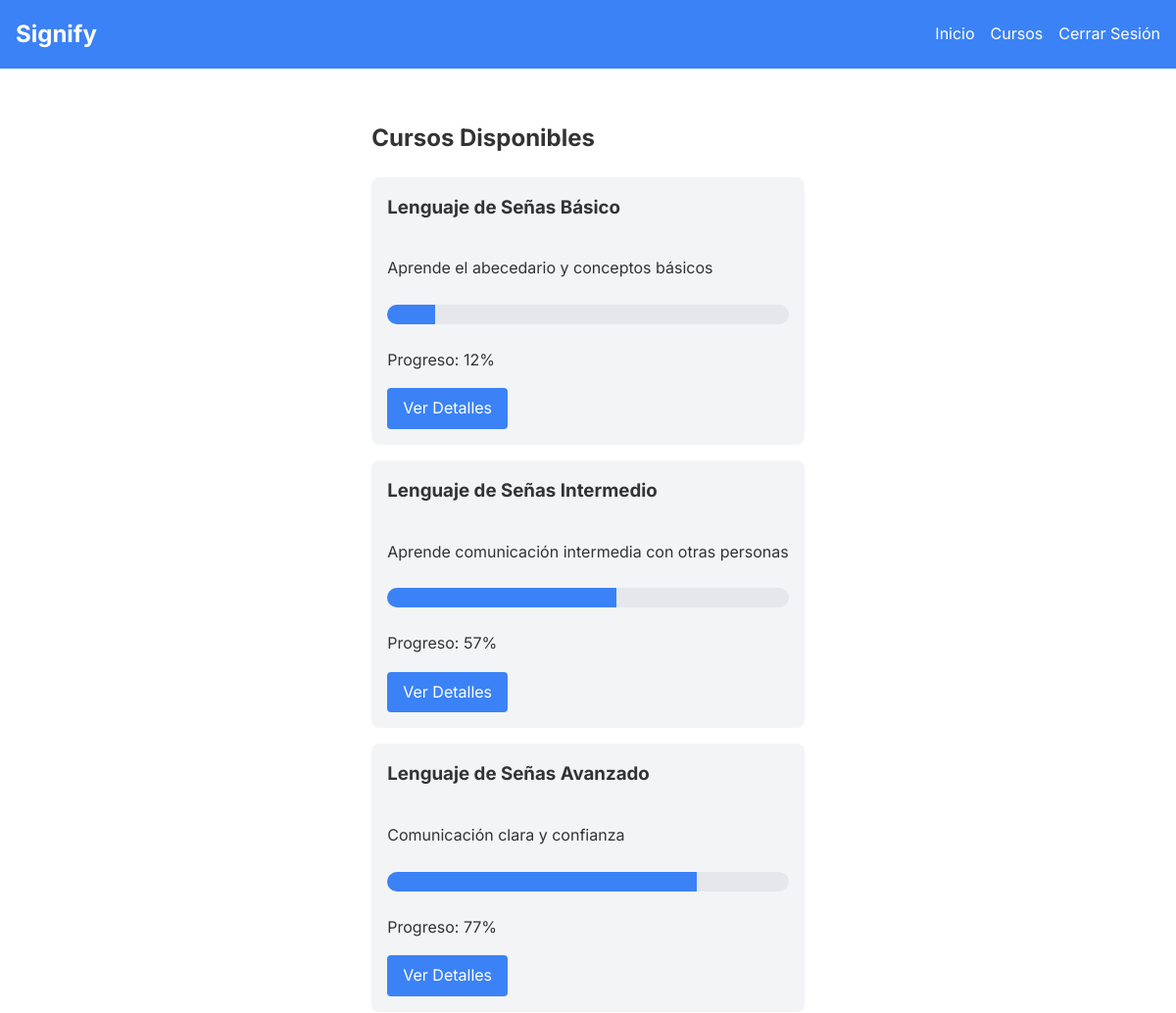
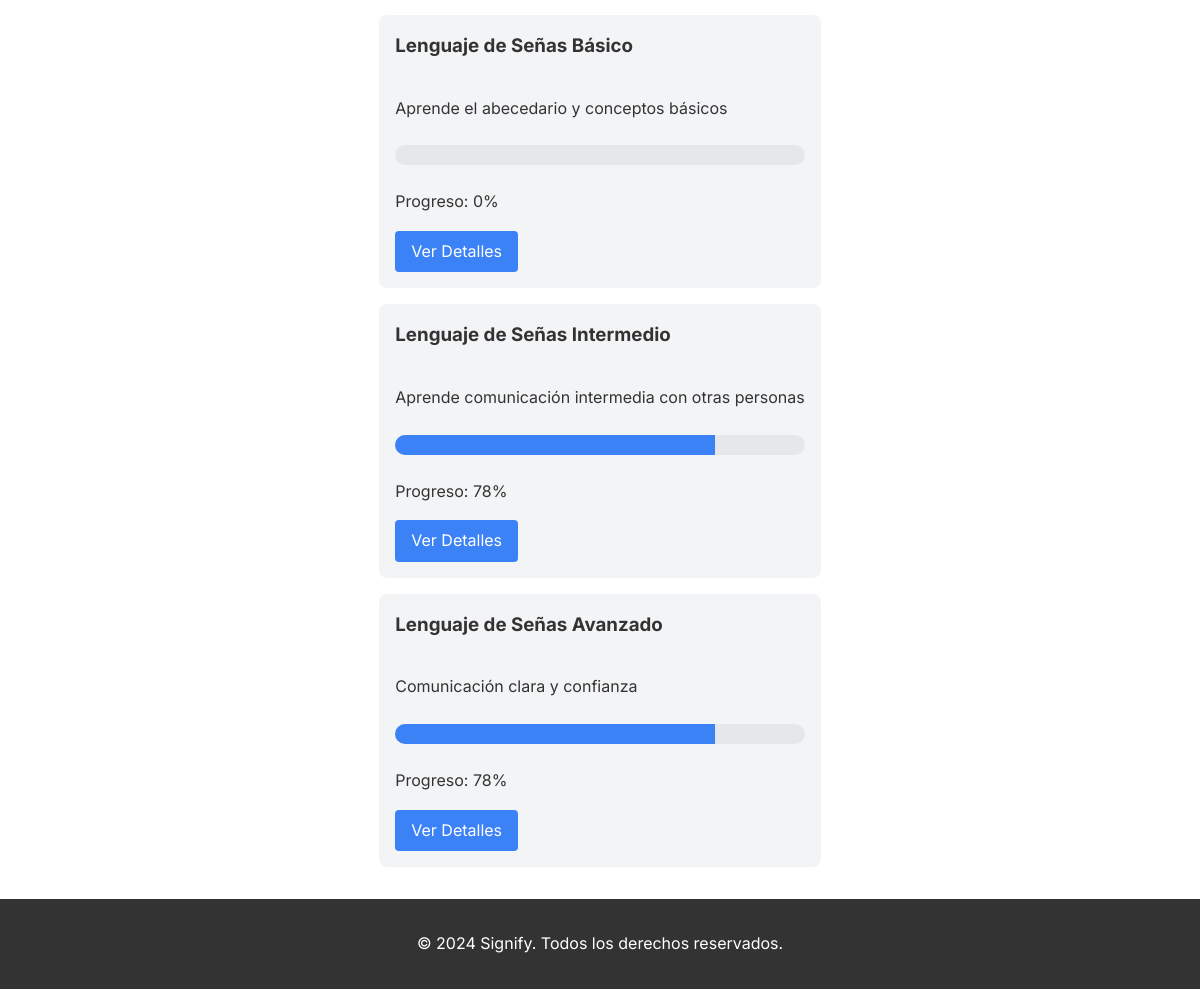
Screenshot of /courses (signed in) with the database file from the repository (2 pictures, top to bottom).
### app.py (models this page shows)
class Course(db.Model):
    id = db.Column(db.Integer, primary_key=True)
    name = db.Column(db.String(100), nullable=False)
    description = db.Column(db.Text)
    evaluations = db.relationship('Evaluation', backref='course', lazy=True)

class Evaluation(db.Model):
    id = db.Column(db.Integer, primary_key=True)
    user_id = db.Column(db.Integer, db.ForeignKey('user.id'), nullable=False)
    course_id = db.Column(db.Integer, db.ForeignKey('course.id'), nullable=False)
    score = db.Column(db.Float, default=0.0)
    completed = db.Column(db.Boolean, default=False)

### app.py (the view)
@app.route('/courses')
@login_required
def courses():
    courses = Course.query.all()
    evaluations = {eval.course_id: eval.score for eval in current_user.evaluations}
    return render_template('courses.html', courses=courses, evaluations=evaluations)

### app.py (called while the page is built)
@login_manager.user_loader
def load_user(user_id):
    return User.query.get(int(user_id))

### templates/courses.html (shortened to what this page needs)
{% extends "layout.html" %}
{% block extra_css %}
    <link rel="stylesheet" href="{{ url_for('static', filename='css/estilosContenidos.css') }}">
{% endblock %}
{% block content %}
    <h2>Cursos Disponibles</h2>
    {% if courses %}
        <div class="course-grid">
            {% for course in courses %}
                <div class="course-card">
                    <h3>{{ course.name }}</h3>
                    <p>{{ course.description }}</p>
                    <div class="progress-bar">
                        <div class="progress-bar-fill" style="width: {{ evaluations.get(course.id, 0) }}%;"></div>
                    </div>
                    <p>Progreso: {{ evaluations.get(course.id, 0)|round|int }}%</p>
                    <a href="{{ url_for('course_detail', course_id=course.id) }}" class="btn">Ver Detalles</a>
                </div>
            {% endfor %}
        </div>
    {% else %}
        <p>No hay cursos disponibles en este momento.</p>
    {% endif %}
{% endblock %}

### static/css/layout.css (style rules this page uses)
body { font-family: 'Inter', sans-serif; line-height: 1.6; color: #333; margin: 0; padding: 0; display: flex; flex-direction: column; min-height: 100vh; }
.btn { display: inline-block; background-color: #3b82f6; color: white; padding: 0.5rem 1rem; text-decoration: none; border-radius: 0.25rem; transition: background-color 0.3s ease; }

### static/css/estilosContenidos.css (style rules this page uses)
.progress-bar { width: 100%; height: 20px; background-color: #e5e7eb; border-radius: 10px; overflow: hidden; margin-top: 0.5rem; margin-bottom: 0.5rem; }
.progress-bar-fill { height: 100%; background-color: #3b82f6; transition: width 0.3s ease; }
.course-grid { display: grid; grid-template-columns: repeat(auto-fill, minmax(250px, 1fr)); gap: 1rem; }
.course-card { background-color: #f3f4f6; border-radius: 0.5rem; padding: 1rem; display: flex; flex-direction: column; }
.course-card h3 { margin-top: 0; }
.course-card .btn { margin-top: auto; align-self: start; }

### rows the page displays
Course: name "Lenguaje de Señas Básico", description "Aprende el abecedario y conceptos básicos"
Evaluation: get "12"
Course: name "Lenguaje de Señas Intermedio", description "Aprende comunicación intermedia con otras personas"
Evaluation: get "57"
Course: name "Lenguaje de Señas Avanzado", description "Comunicación clara y confianza"
Evaluation: get "77"
Course: name "Lenguaje de Señas Básico", description "Aprende el abecedario y conceptos básicos", get "0"
Course: name "Lenguaje de Señas Intermedio", description "Aprende comunicación intermedia con otras personas"
Evaluation: get "78"
Course: name "Lenguaje de Señas Avanzado", description "Comunicación clara y confianza"
Evaluation: get "78"
